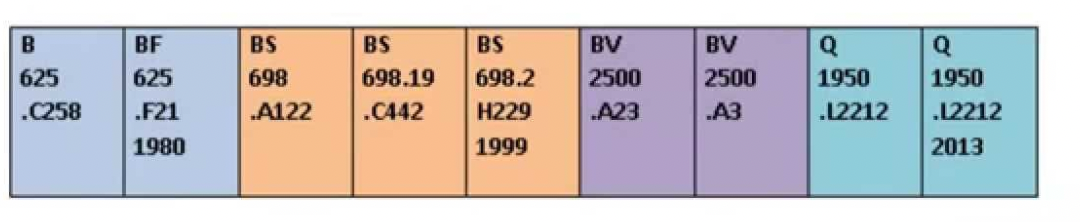
#> input picture Example.png, 1080 x 222 px
$ python -i ProcessImage.py   (imports and definitions only)
#> lines starting #> are read from the running program, lines starting #| are printed output that depends on the picture; after the words box and inside, x2 and y2 are one past the last pixel; in counts of white or black regions, pixels touching at a corner belong together
import numpy as np
import pandas as pd
import cv2
import matplotlib.pyplot as plt

def get_labels(filename, thresh=190):
#> called with filename = 'Example.png', thresh = 190
    image = cv2.imread(filename)
#> image is the input picture: shape (222, 1080, 3); mean B, G, R 194.3, 193.2, 197.1

    gray = cv2.cvtColor(image, cv2.COLOR_BGR2GRAY)
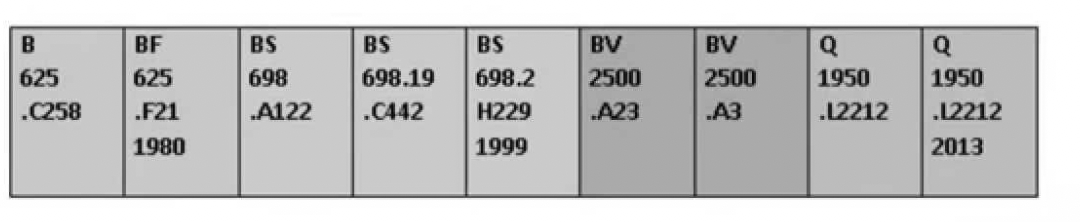
#> gray: shape (222, 1080); min 4, max 255, mean 194.5

    ret, thresh1 = cv2.threshold(gray, thresh, 255, cv2.THRESH_BINARY)
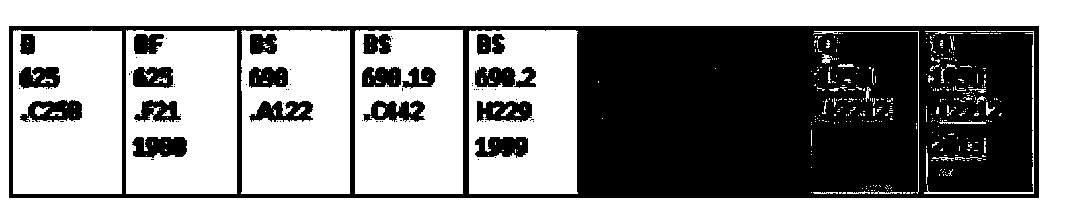
#> thresh1: shape (222, 1080); 59.3% white; 83 black regions (62 under 20 px), largest, box (x1, y1, x2, y2) and area: (9, 26, 1039, 198) 85371, (132, 137, 187, 158) 953, (20, 100, 82, 122) 918
#> ret = 190
    ret, black = cv2.threshold(gray, 256, 255, cv2.THRESH_BINARY)
#> black: shape (222, 1080); every value is 0

    blurred = cv2.GaussianBlur(thresh1, (5, 5), cv2.BORDER_DEFAULT)
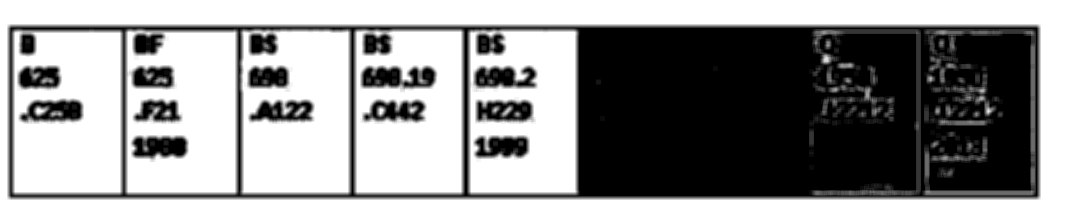
#> blurred: shape (222, 1080); min 0, max 255, mean 151.1

    kernel = np.ones((5, 5), np.uint8)

    img_erosion = cv2.erode(blurred, kernel, iterations=1)
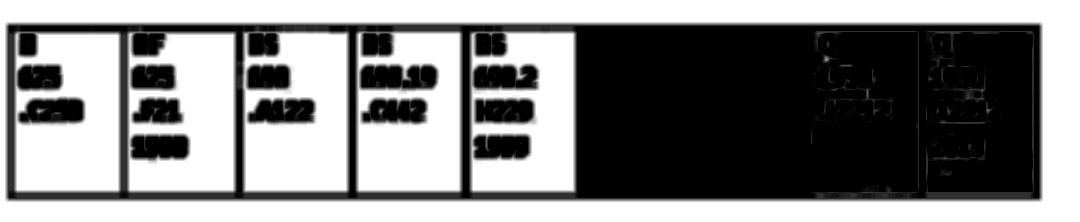
#> img_erosion: shape (222, 1080); min 0, max 255, mean 132.3
    img_dilation = cv2.dilate(img_erosion, kernel, iterations=1)
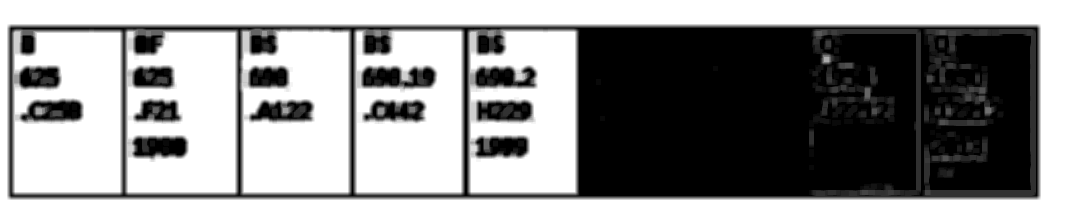
#> img_dilation: shape (222, 1080); min 0, max 255, mean 149.2

    tight = cv2.Canny(img_dilation, 240, 250)
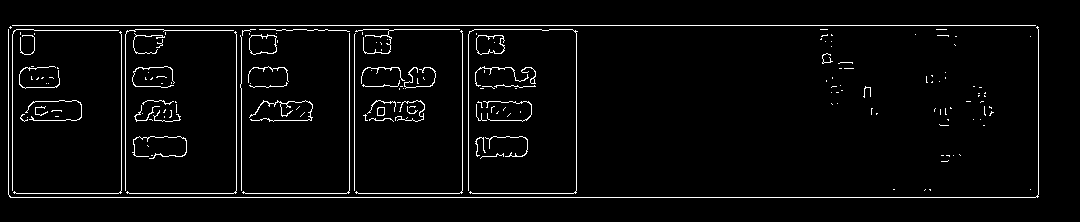
#> tight: shape (222, 1080); 3.5% white in thin lines or dots, all inside (x1, y1, x2, y2) = (8, 25, 1039, 198)


    contours, hierarchy = cv2.findContours(tight.copy(),
        cv2.RETR_EXTERNAL, cv2.CHAIN_APPROX_NONE)
#> contours = 173 contours, 166 with area under 20; largest, box (x1, y1, x2, y2) and area: (249, 34, 277, 55) 458, (476, 35, 505, 55) 448, (377, 107, 385, 116) 55, (249, 100, 313, 122) 42, (521, 67, 536, 84) 27, (404, 67, 436, 89) 23, (132, 136, 187, 159) 22

    horizontal_to_image = {}

    for i in range(len(contours)):
        x,y,w,h = cv2.boundingRect(contours[i])
        if (w > 50 and h > 50):

            cv2.rectangle(black,(x,y),(x+w,y+h),(255, 255, 255),-1)
            if (len(gray[y:y+h, x:x+w]) > 0):
                while (x in horizontal_to_image.keys()):
                    x+=1
                horizontal_to_image[x] = gray[y:y+h, x:x+w]
#> this loop made 173 passes
#> (y, w, h) on passes 1 to 3: (189, 1, 1), (189, 2, 2), (189, 2, 2)
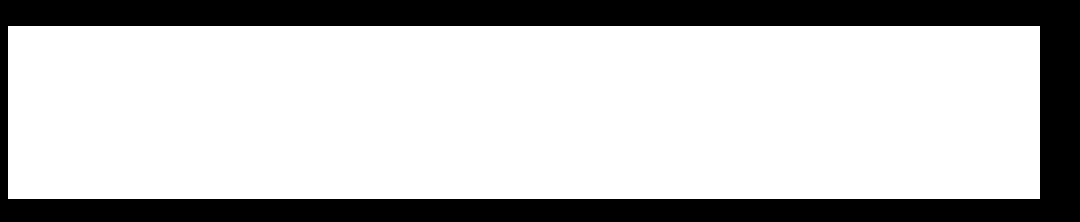
#> black: shape (222, 1080); 74.5% white; 1 black region, box (x1, y1, x2, y2) and area: (0, 0, 1080, 222) 61224
#> after the loop, horizontal_to_image = 8 items
    # [8 lines of commented-out code are left out]

    return horizontal_to_image

# [6 lines of commented-out code are left out]

>>> result = get_labels('Example.png')
#> result = 8 items

$ run again, on Img.png
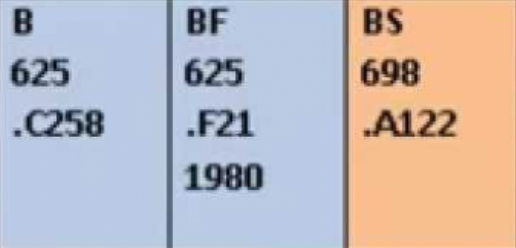
#> input picture Img.png, 516 x 248 px
#> in get_labels, image is the input picture: shape (248, 516, 3); mean B, G, R 186.8, 185.1, 192.3
#> in get_labels, `ret, thresh1 = cv2.threshold(gray, thresh, 255, cv2.THRESH_BINARY)`:
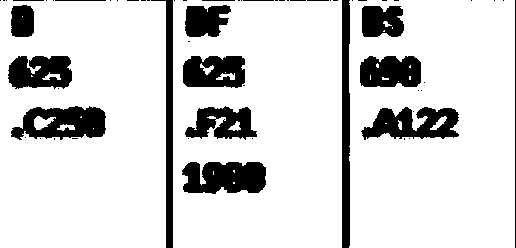
#> thresh1: shape (248, 516); 84.2% white; 60 black regions (42 under 20 px), largest, box (x1, y1, x2, y2) and area: (182, 162, 266, 194) 2254, (11, 106, 106, 140) 2186, (361, 107, 459, 140) 2066
#> ret = 190
#> black: shape (248, 516); every value is 0
#> in get_labels, `tight = cv2.Canny(img_dilation, 240, 250)`:
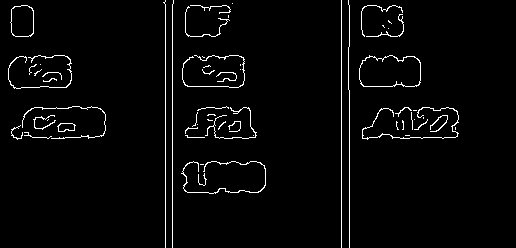
#> tight: shape (248, 516); 2.9% white in thin lines or dots, all inside (x1, y1, x2, y2) = (8, 0, 459, 248)
#> contours = 60 contours, 51 with area under 20; largest, box (x1, y1, x2, y2) and area: (359, 55, 421, 87) 1690, (10, 5, 34, 37) 645, (57, 123, 76, 132) 115, (181, 161, 266, 194) 46, (362, 107, 459, 140) 42
#> the loop in get_labels, `for i in range(len(contours)):` made 60 passes
#> (y, w, h) on passes 1 to 8: (173, 9, 13), (164, 4, 1), (161, 85, 33), (135, 5, 1), (135, 1, 1), (135, 20, 3), (132, 28, 7), (127, 1, 3)
#> after the loop in get_labels, `for i in range(len(contours)):`: horizontal_to_image = 0 items
